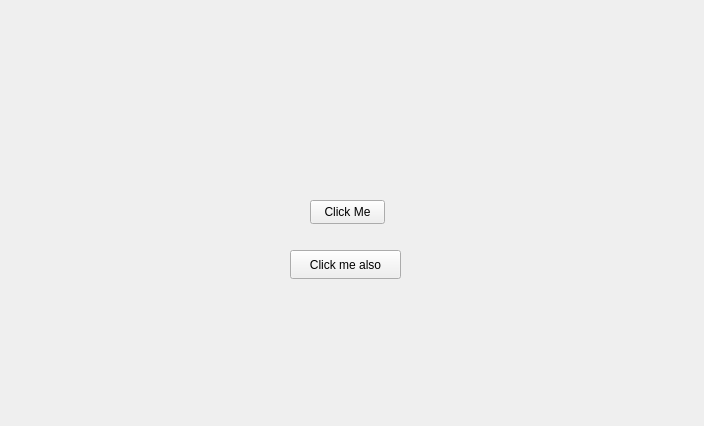
<?xml version="1.0" encoding="UTF-8"?>
<ui version="4.0">
 <class>Widget</class>
 <widget class="QWidget" name="Widget">
  <property name="geometry">
   <rect>
    <x>0</x>
    <y>0</y>
    <width>704</width>
    <height>426</height>
   </rect>
  </property>
  <property name="windowTitle">
   <string>Widget</string>
  </property>
  <widget class="QPushButton" name="pushButton">
   <property name="geometry">
    <rect>
     <x>310</x>
     <y>200</y>
     <width>75</width>
     <height>24</height>
    </rect>
   </property>
   <property name="text">
    <string>Click Me</string>
   </property>
  </widget>
  <widget class="QPushButton" name="pushButton_2">
   <property name="geometry">
    <rect>
     <x>290</x>
     <y>250</y>
     <width>111</width>
     <height>29</height>
    </rect>
   </property>
   <property name="text">
    <string>Click me also</string>
   </property>
  </widget>
 </widget>
 <resources/>
 <connections/>
</ui>
